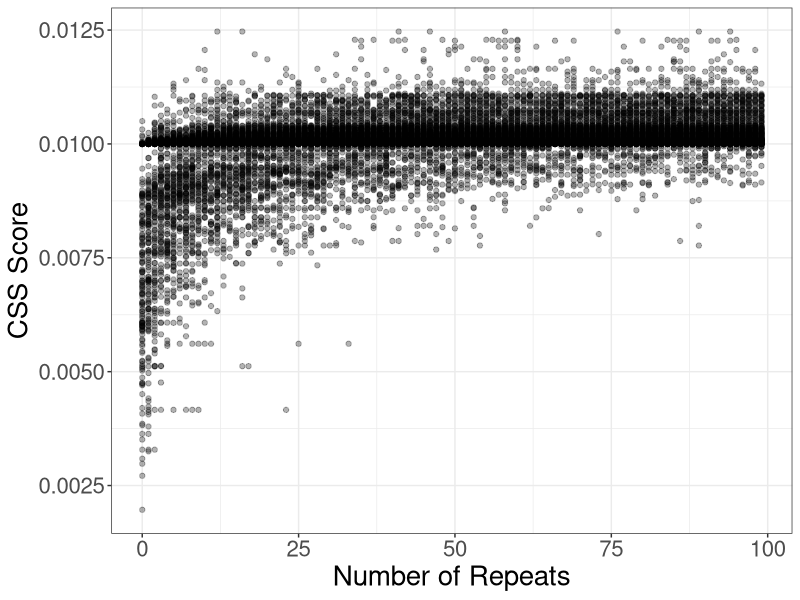

The R script that drew this image:
#!/usr/bin/env Rscript
data <- read.csv("GenvS3_SYPA.txt", sep=" ")
library(ggplot2)
theme_set(
  theme_bw())
colnames(data) = c("id", "variable", "value")
png("GENSYP.png")
ggplot(data, aes(variable, value))+
    geom_point(alpha=0.3)+
    stat_smooth(method="loess", se=TRUE, colour="green")+
    xlab("Number of Repeats")+
    ylab("CSS Score") +
    theme(text=element_text(size=20))

dev.off()
